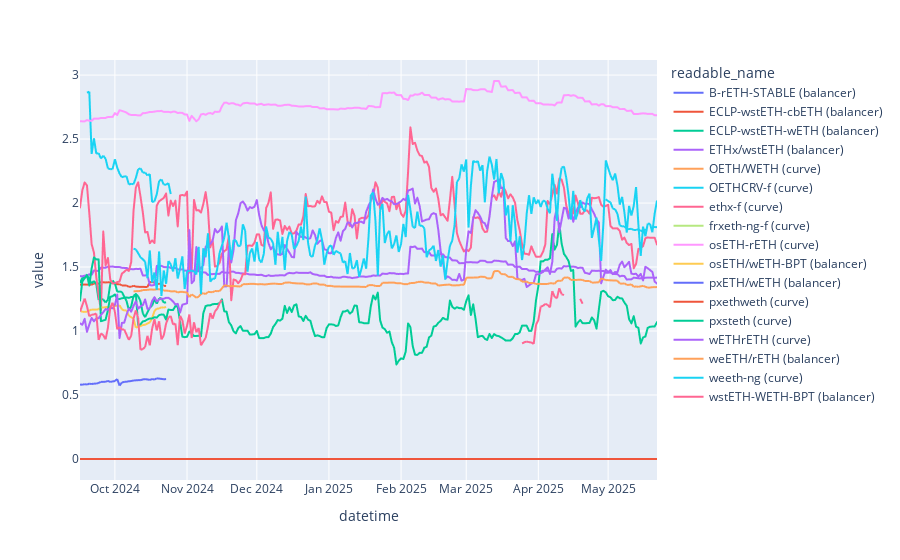

The cell this chart's notebook holds for it:
### Code cell
summary_stats_df = 100 * pd.pivot(destination_state_df, columns="readable_name", values="", index="datetime")
px.line(summary_stats_df)

### Figure 1 — Plotly figure (JSON) as saved in the notebook; plotly's stock layout.template omitted (floating-point values rounded to 4 significant figures; data arrays with more than 128 entries replaced by an {"elided": "..."} marker saying what was removed)
{"data": [{"hovertemplate": "readable_name=B-rETH-STABLE (balancer)<br>datetime=%{x}<br>value=%{y}<extra></extra>", "legendgroup": "B-rETH-STABLE (balancer)", "line": {"color": "#636efa", "dash": "solid"}, "marker": {"symbol": "circle"}, "mode": "lines", "name": "B-rETH-STABLE (balancer)", "showlegend": true, "type": "scattergl", "x": {"elided": "249 str values"}, "xaxis": "x", "y": {"elided": "249 float values"}, "yaxis": "y"}, {"hovertemplate": "readable_name=ECLP-wstETH-cbETH (balancer)<br>datetime=%{x}<br>value=%{y}<extra></extra>", "legendgroup": "ECLP-wstETH-cbETH (balancer)", "line": {"color": "#EF553B", "dash": "solid"}, "marker": {"symbol": "circle"}, "mode": "lines", "name": "ECLP-wstETH-cbETH (balancer)", "showlegend": true, "type": "scattergl", "x": {"elided": "249 str values"}, "xaxis": "x", "y": {"elided": "249 float values"}, "yaxis": "y"}, {"hovertemplate": "readable_name=ECLP-wstETH-wETH (balancer)<br>datetime=%{x}<br>value=%{y}<extra></extra>", "legendgroup": "ECLP-wstETH-wETH (balancer)", "line": {"color": "#00cc96", "dash": "solid"}, "marker": {"symbol": "circle"}, "mode": "lines", "name": "ECLP-wstETH-wETH (balancer)", "showlegend": true, "type": "scattergl", "x": {"elided": "249 str values"}, "xaxis": "x", "y": {"elided": "249 float values"}, "yaxis": "y"}, {"hovertemplate": "readable_name=ETHx/wstETH (balancer)<br>datetime=%{x}<br>value=%{y}<extra></extra>", "legendgroup": "ETHx/wstETH (balancer)", "line": {"color": "#ab63fa", "dash": "solid"}, "marker": {"symbol": "circle"}, "mode": "lines", "name": "ETHx/wstETH (balancer)", "showlegend": true, "type": "scattergl", "x": {"elided": "249 str values"}, "xaxis": "x", "y": {"elided": "249 float values"}, "yaxis": "y"}, {"hovertemplate": "readable_name=OETH/WETH (curve)<br>datetime=%{x}<br>value=%{y}<extra></extra>", "legendgroup": "OETH/WETH (curve)", "line": {"color": "#FFA15A", "dash": "solid"}, "marker": {"symbol": "circle"}, "mode": "lines", "name": "OETH/WETH (curve)", "showlegend": true, "type": "scattergl", "x": {"elided": "249 str values"}, "xaxis": "x", "y": {"elided": "249 int values"}, "yaxis": "y"}, {"hovertemplate": "readable_name=OETHCRV-f (curve)<br>datetime=%{x}<br>value=%{y}<extra></extra>", "legendgroup": "OETHCRV-f (curve)", "line": {"color": "#19d3f3", "dash": "solid"}, "marker": {"symbol": "circle"}, "mode": "lines", "name": "OETHCRV-f (curve)", "showlegend": true, "type": "scattergl", "x": {"elided": "249 str values"}, "xaxis": "x", "y": {"elided": "249 float values"}, "yaxis": "y"}, {"hovertemplate": "readable_name=ethx-f (curve)<br>datetime=%{x}<br>value=%{y}<extra></extra>", "legendgroup": "ethx-f (curve)", "line": {"color": "#FF6692", "dash": "solid"}, "marker": {"symbol": "circle"}, "mode": "lines", "name": "ethx-f (curve)", "showlegend": true, "type": "scattergl", "x": {"elided": "249 str values"}, "xaxis": "x", "y": {"elided": "249 float values"}, "yaxis": "y"}, {"hovertemplate": "readable_name=frxeth-ng-f (curve)<br>datetime=%{x}<br>value=%{y}<extra></extra>", "legendgroup": "frxeth-ng-f (curve)", "line": {"color": "#B6E880", "dash": "solid"}, "marker": {"symbol": "circle"}, "mode": "lines", "name": "frxeth-ng-f (curve)", "showlegend": true, "type": "scattergl", "x": {"elided": "249 str values"}, "xaxis": "x", "y": {"elided": "249 int values"}, "yaxis": "y"}, {"hovertemplate": "readable_name=osETH-rETH (curve)<br>datetime=%{x}<br>value=%{y}<extra></extra>", "legendgroup": "osETH-rETH (curve)", "line": {"color": "#FF97FF", "dash": "solid"}, "marker": {"symbol": "circle"}, "mode": "lines", "name": "osETH-rETH (curve)", "showlegend": true, "type": "scattergl", "x": {"elided": "249 str values"}, "xaxis": "x", "y": {"elided": "249 float values"}, "yaxis": "y"}, {"hovertemplate": "readable_name=osETH/wETH-BPT (balancer)<br>datetime=%{x}<br>value=%{y}<extra></extra>", "legendgroup": "osETH/wETH-BPT (balancer)", "line": {"color": "#FECB52", "dash": "solid"}, "marker": {"symbol": "circle"}, "mode": "lines", "name": "osETH/wETH-BPT (balancer)", "showlegend": true, "type": "scattergl", "x": {"elided": "249 str values"}, "xaxis": "x", "y": {"elided": "249 float values"}, "yaxis": "y"}, {"hovertemplate": "readable_name=pxETH/wETH (balancer)<br>datetime=%{x}<br>value=%{y}<extra></extra>", "legendgroup": "pxETH/wETH (balancer)", "line": {"color": "#636efa", "dash": "solid"}, "marker": {"symbol": "circle"}, "mode": "lines", "name": "pxETH/wETH (balancer)", "showlegend": true, "type": "scattergl", "x": {"elided": "249 str values"}, "xaxis": "x", "y": {"elided": "249 int values"}, "yaxis": "y"}, {"hovertemplate": "readable_name=pxethweth (curve)<br>datetime=%{x}<br>value=%{y}<extra></extra>", "legendgroup": "pxethweth (curve)", "line": {"color": "#EF553B", "dash": "solid"}, "marker": {"symbol": "circle"}, "mode": "lines", "name": "pxethweth (curve)", "showlegend": true, "type": "scattergl", "x": {"elided": "249 str values"}, "xaxis": "x", "y": {"elided": "249 int values"}, "yaxis": "y"}, {"hovertemplate": "readable_name=pxsteth (curve)<br>datetime=%{x}<br>value=%{y}<extra></extra>", "legendgroup": "pxsteth (curve)", "line": {"color": "#00cc96", "dash": "solid"}, "marker": {"symbol": "circle"}, "mode": "lines", "name": "pxsteth (curve)", "showlegend": true, "type": "scattergl", "x": {"elided": "249 str values"}, "xaxis": "x", "y": {"elided": "249 float values"}, "yaxis": "y"}, {"hovertemplate": "readable_name=wETHrETH (curve)<br>datetime=%{x}<br>value=%{y}<extra></extra>", "legendgroup": "wETHrETH (curve)", "line": {"color": "#ab63fa", "dash": "solid"}, "marker": {"symbol": "circle"}, "mode": "lines", "name": "wETHrETH (curve)", "showlegend": true, "type": "scattergl", "x": {"elided": "249 str values"}, "xaxis": "x", "y": {"elided": "249 float values"}, "yaxis": "y"}, {"hovertemplate": "readable_name=weETH/rETH (balancer)<br>datetime=%{x}<br>value=%{y}<extra></extra>", "legendgroup": "weETH/rETH (balancer)", "line": {"color": "#FFA15A", "dash": "solid"}, "marker": {"symbol": "circle"}, "mode": "lines", "name": "weETH/rETH (balancer)", "showlegend": true, "type": "scattergl", "x": {"elided": "249 str values"}, "xaxis": "x", "y": {"elided": "249 float values"}, "yaxis": "y"}, {"hovertemplate": "readable_name=weeth-ng (curve)<br>datetime=%{x}<br>value=%{y}<extra></extra>", "legendgroup": "weeth-ng (curve)", "line": {"color": "#19d3f3", "dash": "solid"}, "marker": {"symbol": "circle"}, "mode": "lines", "name": "weeth-ng (curve)", "showlegend": true, "type": "scattergl", "x": {"elided": "249 str values"}, "xaxis": "x", "y": {"elided": "249 float values"}, "yaxis": "y"}, {"hovertemplate": "readable_name=wstETH-WETH-BPT (balancer)<br>datetime=%{x}<br>value=%{y}<extra></extra>", "legendgroup": "wstETH-WETH-BPT (balancer)", "line": {"color": "#FF6692", "dash": "solid"}, "marker": {"symbol": "circle"}, "mode": "lines", "name": "wstETH-WETH-BPT (balancer)", "showlegend": true, "type": "scattergl", "x": {"elided": "249 str values"}, "xaxis": "x", "y": {"elided": "249 float values"}, "yaxis": "y"}], "layout": {"legend": {"title": {"text": "readable_name"}, "tracegroupgap": 0}, "margin": {"t": 60}, "xaxis": {"anchor": "y", "domain": [0, 1], "title": {"text": "datetime"}}, "yaxis": {"anchor": "x", "domain": [0, 1], "title": {"text": "value"}}}}
